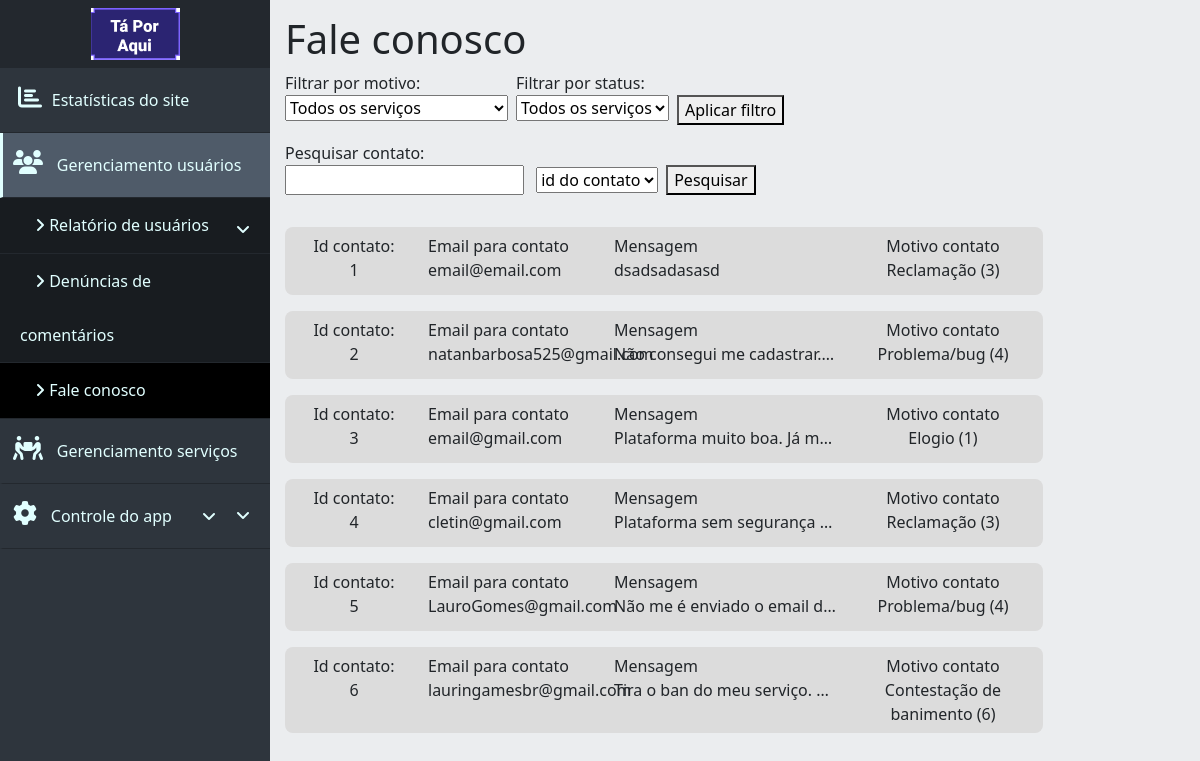
The app's page /dashboard/userManagement/contactReport.php (signed in), older data.
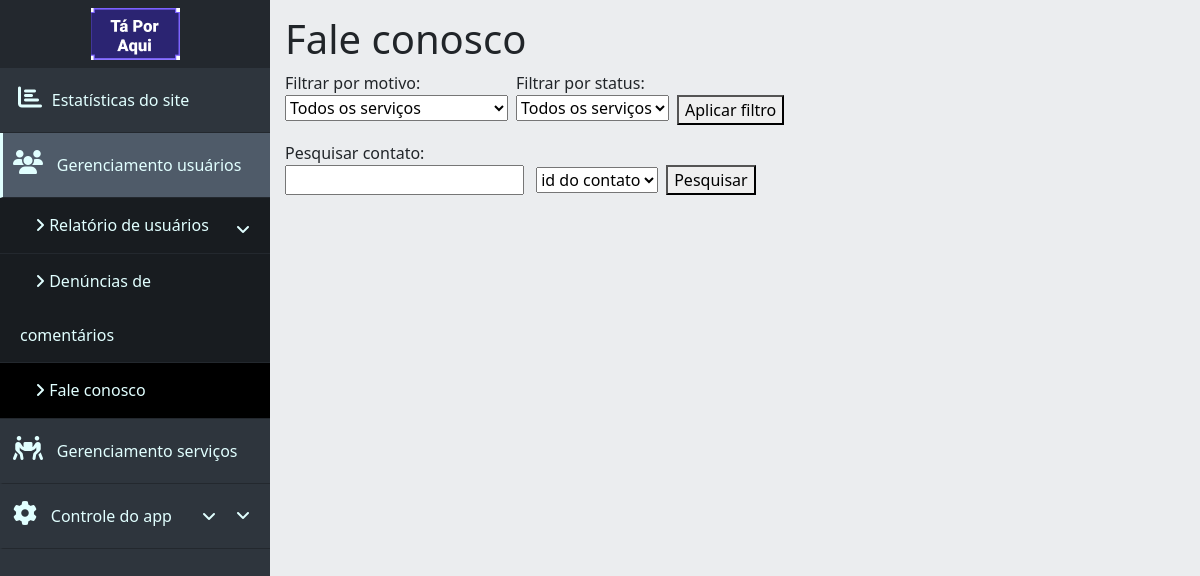
The same page, newer data.
### tables this page shows
CREATE TABLE `fale_conosco` (
  `id_contato` int(11) NOT NULL,
  `nome_contato` varchar(30) NOT NULL,
  `email_contato` varchar(40) NOT NULL,
  `motivo_contato` int(11) NOT NULL COMMENT '1 = Elogios, 2 = Sugestões, 3 = Reclamações, 4 = Problemas/bugs, 5 = Outros, 6 = Contestação de banimento',
  `fone_contato` varchar(20) NOT NULL,
  `msg_contato` text NOT NULL,
  `data_contato` timestamp NOT NULL DEFAULT current_timestamp(),
  `status_contato` int(11) NOT NULL DEFAULT 0 COMMENT '0 = não visto, 1 = ignorado, 2 = resolvendo, 3 = resolvido'
);

### dashboard/assets/getData.php (called while the page is built, shortened)
<?php
class DashboardConnection {
    private $host = 'localhost';
    private $dbname = 'ta_por_aqui';
    private $user = 'root';
    private $password = '';
    public function connect(){
        try{
            $connect = new PDO(
                "mysql:host=$this->host;dbname=$this->dbname;",
                "$this->user",
                "$this->password"
            );
            $connect->exec('SET CHARACTER SET utf8');
            return $connect;
        } catch (PDOException $e){
            echo 'Não foi possivel se conectar com o servidor <br>';
            echo 'Código do erro: ' . $e->getCode() . '<br> Mensagem de erro: ' . $e->getMessage();
        }
    }
}
class ContactListing {
    private $con;
    public function __construct(){
        $this->con = new DashboardConnection();
        $this->con = $this->con->connect();
    }
    public function selectAllContacts(){
        $query = "SELECT id_contato, email_contato, msg_contato, motivo_contato FROM fale_conosco";
        $stmt = $this->con->query($query);
        return $stmt->fetchAll(PDO::FETCH_ASSOC);
    }
}

### dashboard/userManagement/contactReport.php (the view, shortened to what this page needs)
<?php
require "../assets/getData.php";
$contactListing = new ContactListing();
$contacts = [];
if (isset($_GET['contactReason']) || isset($_GET['contactStatus'])){
    $contacts = $contactListing->selectFilteredContacts($_GET['contactReason'], $_GET['contactStatus']);
} else if (isset($_GET['searchInput'])){
    $contacts = $contactListing->selectSearchedContacts($_GET['searchInput'], $_GET['searchParam']);
} else {
    $contacts = $contactListing->selectAllContacts();
}
?>
<!DOCTYPE html>
<html lang="pt-br">
<head>
    <link href="https://cdn.jsdelivr.net/npm/bootstrap@5.1.1/dist/css/bootstrap.min.css" rel="stylesheet">
    <link rel="stylesheet" href="../style.css">
</head>
<body>
<div class="nav-side-menu">
    <div class="brand py-2"><img src="../../assets/images/dumb-brand.png" alt="logo"></div>
    <div class="menu-list">
        <ul id="menu-content" class="menu-content collapse out">
            <li>
                <a href="../analisys.php"><i class="fas fa-chart-bar sidebar-icon"></i> Estatísticas do site</a>
            </li>
            <li data-bs-toggle="collapse" data-bs-target="#gerenciamentoUsuarios" class="collapsed active">
                <div class="moreItems"><i class="fas fa-users sidebar-icon"></i> Gerenciamento usuários <span class="arrow"><i class="fa fa-angle-down"></i></span></div>
            </li>
            <ul class="sub-menu collapse" id="gerenciamentoUsuarios">
                <li><a href="userReport.php"><i class="fa fa-angle-right"></i> Relatório de usuários</a></li>
                <li><a href="commentComplaint.php"><i class="fa fa-angle-right"></i> Denúncias de comentários</a></li>
                <li class="active"><a href="contactReport.php"><i class="fa fa-angle-right"></i> Fale conosco</a></li>
            </ul>
            <li data-bs-toggle="collapse" data-bs-target="#gerenciamentoServicos" class="collapsed">
                <div class="moreItems"><i class="fas fa-people-carry sidebar-icon"></i> Gerenciamento serviços <span class="arrow"><i class="fa fa-angle-down"></i></span></div>
            </li>
            <li data-bs-toggle="collapse" data-bs-target="#appControl" class="collapsed">
                <div class="moreItems"><i class="fas fa-cog sidebar-icon"></i> Controle do app <span class="arrow"><i class="fa fa-angle-down"></i></span></div>
            </li>
        </ul>
    </div>
</div>
<div class="main" id="pagina">
    <h1>Fale conosco</h1>
    <form action="contactReport.php" method="get">
        <div class="float-start">
            <label class="me-2" for="contactReason">Filtrar por motivo: </label> <br>
            <select class="me-2" name="contactReason" id="contactReason">
                <option value="">Todos os serviços</option>
            </select>
        </div>
        <div class="float-start">
            <label class="me-2" for="contactStatus">Filtrar por status: </label> <br>
            <select class="me-2" name="contactStatus" id="contactStatus">
                <option value="">Todos os serviços</option>
            </select>
        </div>
        <br>
        <button type="submit" class="float-start">Aplicar filtro</button>
    </form>
    <form action="contactReport.php" method="get">
        <div class="float-start">
            <label for="searchInput">Pesquisar contato:</label> <br>
            <input class="me-2" type="text" name="searchInput" <?php if (isset($_GET['searchInput'])) {echo "value = '" . $_GET['searchInput'] . "'";}?>>
            <select class="me-2" name="searchParam" id="searchParam">
                <option value="id_contato" <?php if (isset($_GET['searchParam']) and $_GET['searchParam'] == 'id_contato') {echo 'selected';}?>>id do contato</option>
            </select>
        </div>
        <br>
        <button type="submit" class="float-start">Pesquisar</button>
    </form>
    <div class="row my-2">
        <div class="col-md-12 col-lg-10">
            <?php foreach ($contacts as $contact) {?>
                <div class="listDiv row my-3" onclick="redirecionaPagina('contact.php', <?=$contact['id_contato']?>)">
                    <div class="col-sm-2 mb-3 mb-sm-0">
                        <div class="text-center">Id contato:</div>
                        <div class="text-center font-weight-bold"><?=$contact['id_contato']?></div>
                    </div>
                    <div class="col-sm-3 mb-3 mb-sm-0">
                        <div>Email para contato</div>
                        <div class="font-weight-bold"><?=$contact['email_contato']?></div>
                    </div>
                    <div class="col-sm-4 mb-3 mb-sm-0">
                        <div>Mensagem</div>
                        <div class="font-weight-bold allowTextOverflow"><?=$contact['msg_contato']?></div>
                    </div>
                    <div class="col-sm-3 mb-3 mb-sm-0">
                        <?php
                            $tmpMotivo = "";
                        switch ($contact['motivo_contato']) {
                            case 1:
                                $tmpMotivo = "Elogio";
                                break;
                            case 3:
                                $tmpMotivo = "Reclamação";
                                break;
                            case 4:
                                $tmpMotivo = "Problema/bug";
                                break;
                            case 6:
                                $tmpMotivo = "Contestação de banimento";
                                break;
                        }
                        ?>
                        <div class="text-center">Motivo contato</div>
                        <div class="font-weight-bold text-center"><?=$tmpMotivo?> (<?=$contact['motivo_contato']?>)</div>
                    </div>
                </div>
            <?php }?>
        </div>
    </div>
</div>
</body>
</html>

### dashboard/style.css (style rules this page uses)
body { margin: 0; padding: 0; background-color: #ebedef; }
.main { margin-left: 270px; padding: 15px; }
.nav-side-menu { overflow: auto; background-color: #2e353d; position: fixed; top: 0; width: 270px; height: 100%; color: #e1ffff; }
.nav-side-menu .brand { background-color: #23282e; line-height: 50px; display: block; text-align: center; font-size: 14px; }
.nav-side-menu ul, .nav-side-menu li { list-style: none; padding: 0px; margin: 0px; line-height: 4rem; cursor: pointer; visibility: visible !important; }
.arrow { display: inline-block; padding-left: 10px; padding-right: 10px; vertical-align: middle; float: right; }
.nav-side-menu li i.sidebar-icon { margin-right: 0.6rem; font-size: 1.5em; }
.nav-side-menu ul .active, .nav-side-menu li .active { border-left: 3px solid #e1ffff; background-color: #4f5b69; }
.nav-side-menu li { padding-left: 0px; border-left: 3px solid #2e353d; border-bottom: 1px solid #23282e; }
.nav-side-menu li a { display: block; text-decoration: none; color: #e1ffff; }
.nav-side-menu li a i { padding-left: 15px; width: 20px; padding-right: 20px; }
.nav-side-menu ul .sub-menu li.active, .nav-side-menu li .sub-menu li.active { background-color: #000; }
.nav-side-menu ul .sub-menu li, .nav-side-menu li .sub-menu li { background-color: #181c20; border: none; line-height: 3.4rem; border-bottom: 1px solid #23282e; margin-left: 0px; }
.nav-side-menu li .sub-menu li a, .nav-side-menu ul .sub-menu li a { display: block; padding-left: 20px; }
.nav-side-menu ul .sub-menu li a i, .nav-side-menu li .sub-menu li a i { padding-right: 10px !important; }
.moreItems { padding: 0 10px; }
@media (min-width: 992px) { .nav-side-menu .menu-list .menu-content { display: block; } }
.listDiv { margin-left: 0; background-color: gainsboro; padding: 7px; border-radius: 8px; }
.allowTextOverflow { width: 100%; display: inline-block; white-space: nowrap; overflow: hidden; text-overflow: ellipsis; direction: ltr; }

Row changes from the older to the newer data that the page shows:
removed fale_conosco: id_contato "1", email_contato "email@email.com", msg_contato "dsadsadasasd", motivo_contato "Reclamação", motivo_contato "3"
removed fale_conosco: id_contato "2", email_contato "natanbarbosa525@gmail.com", msg_contato "Não consegui me cadastrar.…", motivo_contato "Problema/bug", motivo_contato "4"
removed fale_conosco: id_contato "3", email_contato "email@gmail.com", msg_contato "Plataforma muito boa. Já m…", motivo_contato "Elogio", motivo_contato "1"
removed fale_conosco: id_contato "4", email_contato "cletin@gmail.com", msg_contato "Plataforma sem segurança…", motivo_contato "Reclamação", motivo_contato "3"
removed fale_conosco: id_contato "5", email_contato "LauroGomes@gmail.com", msg_contato "Não me é enviado o email d…", motivo_contato "Problema/bug", motivo_contato "4"
removed fale_conosco: id_contato "6", email_contato "lauringamesbr@gmail.com", msg_contato "Tira o ban do meu serviço.…", motivo_contato "Contestação de banimento", motivo_contato "6"
